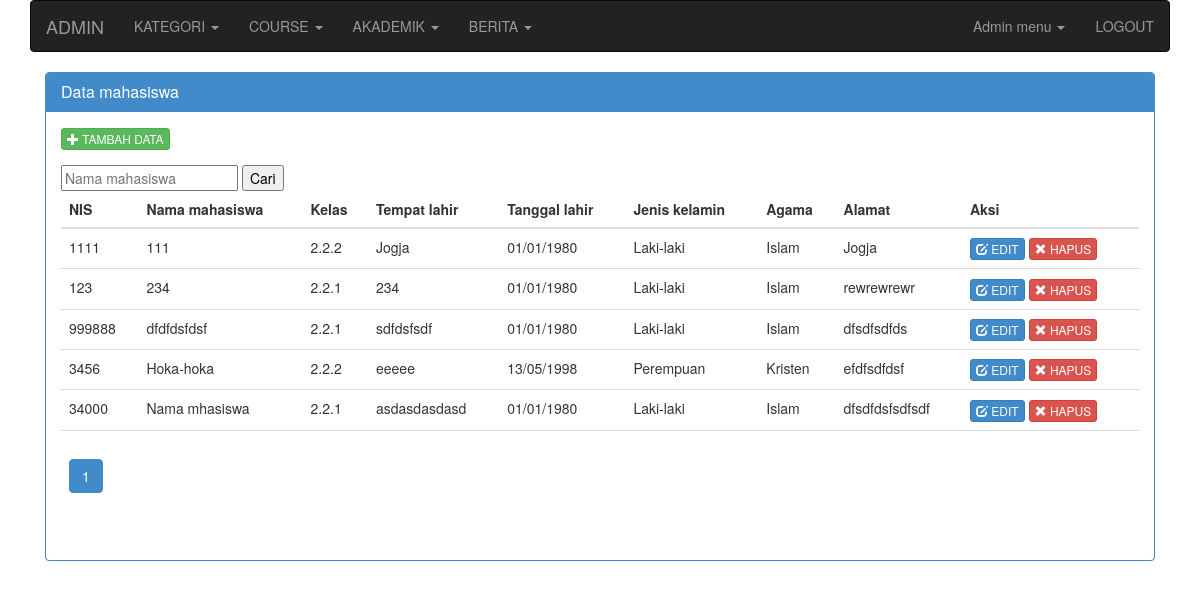
The app's page /admin.php?mod=mahasiswa (signed in) with its own data.
### tables this page shows
CREATE TABLE IF NOT EXISTS `mahasiswa` (
  `mahasiswa_id` int(11) unsigned NOT NULL AUTO_INCREMENT,
  `mahasiswa_nis` int(11) DEFAULT NULL,
  `mahasiswa_nama` varchar(255) DEFAULT NULL,
  `mahasiswa_kelas_id` int(11) DEFAULT NULL,
  `mahasiswa_jk` tinyint(2) DEFAULT NULL,
  `mahasiswa_alamat` varchar(255) DEFAULT NULL,
  `mahasiswa_tempat_lahir` varchar(255) DEFAULT NULL,
  `mahasiswa_tgl_lahir` varchar(20) DEFAULT NULL,
  `mahasiswa_agama` tinyint(2) DEFAULT NULL,
  `mahasiswa_foto` varchar(255) DEFAULT NULL,
  `user_id` int(11) DEFAULT NULL,
  PRIMARY KEY (`mahasiswa_id`)
);

### includes/fungsi.db.php (called while the page is built, shortened)
<?php
function NumRows( $query = "" )
{
	$execute = mysql_query($query);
	return mysql_num_rows($execute);
}
function GetAll( $query = "" )
{
	$arr_data = array();
	$execute = mysql_query($query) or die( mysql_error() );
	if( $execute ){
		$num_rows = NumRows($query);
		if( $num_rows > 0 ){
			while($data = mysql_fetch_array($execute)){
				$arr_data[] = $data;
			}
		}
	}
	return $arr_data;
}

### modules/mahasiswa/admin/action_mahasiswa.php (called while the page is built, shortened)
<?php
$jenis_kelamin = array('1' => 'Laki-laki', '2' => 'Perempuan');
$search = "";
$query = "SELECT mahasiswa.*, users.username FROM mahasiswa LEFT JOIN users ON(mahasiswa.user_id=users.user_id)
		  $search ORDER BY mahasiswa_nama ASC";
$paging = new Pagination($query,10);
$result = $paging->Result();
$link = $paging->Link();
$query_agama = GetAll("SELECT * FROM agama");
$agama = array();
foreach((array)$query_agama as $agm){
	$agama[$agm['agama_id']] = $agm['agama_nama'];
}
$query_kelas = GetAll("SELECT * FROM kelas");
$kelas = array();
foreach((array)$query_kelas as $class){
	$kelas[$class['kelas_id']] = $class['kelas_nama'];
}

### modules/mahasiswa/admin/mahasiswa.php (the view, shortened to what this page needs)
<div class="col-md-12" id="content-container">
<div class="panel panel-primary">
    <div class="panel-heading"><h3 class="panel-title">Data mahasiswa</h3></div>
    <div class="panel-body">
            <div class="row clearfix">
            <div class="col-md-12 column" id="post">
            	<div class="text-left" style="margin-bottom:15px;"><?=link_tambah("admin.php?mod=mahasiswa&act=add_mahasiswa")?></div>
            	<div class="table-responsive">
                <form method="get" action="">
                    <input type="text" name="nama" placeholder="Nama mahasiswa" /> <input type="submit" name="s" value="Cari">
                </form>
            	<table class="table">
					<thead>
                    	<tr>
                        	<th>NIS</th>
                            <th>Nama mahasiswa</th>
                            <th>Kelas</th>
                            <th>Tempat lahir</th>
                            <th>Tanggal lahir</th>
                            <th>Jenis kelamin</th>
                            <th>Agama</th>
                            <th>Alamat</th>
                            <th>Aksi</th>
                        </tr>
                    </thead>
                    <tbody>
						<?php
                        if( $num_rows > 0 )
                        {
                            foreach($result as $row)
                            {
                         ?>
                         		<tr>
                                	<td><?=$row['mahasiswa_nis']?></td>
                                    <td><?=$row['mahasiswa_nama']?></td>
                                    <td><?=$kelas[$row['mahasiswa_kelas_id']]?></td>
                                    <td><?=$row['mahasiswa_tempat_lahir']?></td>
                                    <td><?=tgl_indonesia($row['mahasiswa_tgl_lahir'])?></td>
                                    <td><?=$jenis_kelamin[$row['mahasiswa_jk']]?></td>
                                    <td><?=$agama[$row['mahasiswa_agama']]?></td>
                                    <td><?=$row['mahasiswa_alamat']?></td>
                                    <td>
										<?=link_edit("admin.php?mod=mahasiswa&act=edit_mahasiswa&id=".$row['mahasiswa_id'])?>
                                        <?=link_hapus("admin.php?mod=mahasiswa&delete=yes&id=".$row['mahasiswa_id'])?>
                                    </td>
                                </tr>
                       <?php
                            }
                        }else{
						?>
                        	<tr>
                            	<td colspan="9" align="center"><em>Tidak ada data</em></td>
                            </tr>
                        <?php
						}
                        ?>
                    </tbody>
                    <tfoot>
                    	<tr>
                        	<td colspan="9"><?php echo $link; ?></td>
                        </tr>
                    </tfoot>
            	</table>
            	</div>
            </div>
            </div>
    </div>
</div>
</div>

### includes/fungsi.web.php (shortened to what this page needs)
<?php
function link_edit($url, $attr = "" )
{
	$str = "<a href=\"$url\" class=\"btn btn-primary btn-xs\" $attr>
			<i class=\"glyphicon glyphicon-edit\"></i> EDIT</a>";
	return $str;
}
function link_hapus($url, $attr = "" )
{
	$confirm = " onclick=\"return confirm('Apakah Anda yakin akan menghapus data ini?');\"";
	$str = "<a href=\"$url\" class=\"btn btn-danger btn-xs\" $confirm $attr>
			<i class=\"glyphicon glyphicon-remove\"></i> HAPUS</a>";
	return $str;
}
function link_tambah($url="",$title="Tambah data", $attr = "")
{
	$title = strtoupper($title);
	$str = "<a href=\"$url\" class=\"btn btn-success btn-xs\" $attr>
			<i class=\"glyphicon glyphicon-plus\"></i> $title</a>";
	return $str;
}
function tgl_indonesia($tgl)
{
	$tanggal = substr($tgl,8,2);
	$bulan = substr($tgl,5,2);
	$tahun = substr($tgl,0,4);
	$jam = substr($tgl,11,8);
	return "$tanggal/$bulan/$tahun $jam";
}

### records on screen
mahasiswa: mahasiswa_nis "1111", mahasiswa_nama "111", mahasiswa_kelas "2.2.2", mahasiswa_tempat_lahir "Jogja", mahasiswa_tgl_lahir "01/01/1980", mahasiswa_jk "Laki-laki", mahasiswa_agama "Islam", mahasiswa_alamat "Jogja"
mahasiswa: mahasiswa_nis "123", mahasiswa_nama "234", mahasiswa_kelas "2.2.1", mahasiswa_tempat_lahir "234", mahasiswa_tgl_lahir "01/01/1980", mahasiswa_jk "Laki-laki", mahasiswa_agama "Islam", mahasiswa_alamat "rewrewrewr"
mahasiswa: mahasiswa_nis "999888", mahasiswa_nama "dfdfdsfdsf", mahasiswa_kelas "2.2.1", mahasiswa_tempat_lahir "sdfdsfsdf", mahasiswa_tgl_lahir "01/01/1980", mahasiswa_jk "Laki-laki", mahasiswa_agama "Islam", mahasiswa_alamat "dfsdfsdfds"
mahasiswa: mahasiswa_nis "3456", mahasiswa_nama "Hoka-hoka", mahasiswa_kelas "2.2.2", mahasiswa_tempat_lahir "eeeee", mahasiswa_tgl_lahir "13/05/1998", mahasiswa_jk "Perempuan", mahasiswa_agama "Kristen", mahasiswa_alamat "efdfsdfdsf"
mahasiswa: mahasiswa_nis "34000", mahasiswa_nama "Nama mhasiswa", mahasiswa_kelas "2.2.1", mahasiswa_tempat_lahir "asdasdasdasd", mahasiswa_tgl_lahir "01/01/1980", mahasiswa_jk "Laki-laki", mahasiswa_agama "Islam", mahasiswa_alamat "dfsdfdsfsdfsdf"

### other values on screen
$title "KATEGORI"
$title "COURSE"
$title "AKADEMIK"
$title "BERITA"
$title "TAMBAH DATA"
